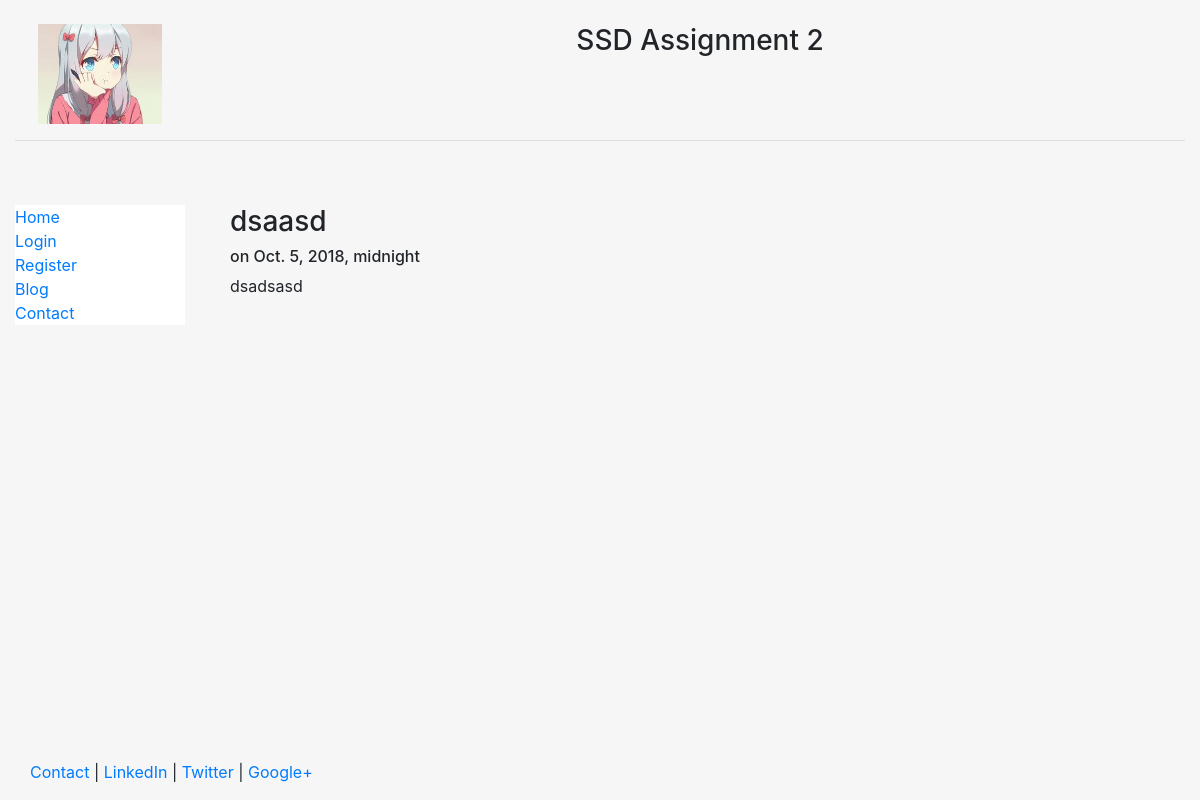
/blog/8, run on the app's committed database.
### blog/models.py (models this page shows, shortened)
class Post(models.Model):
    title = models.CharField(max_length=140)
    body = models.TextField()
    date = models.DateTimeField()

### blog/templates/blog/post.html
{% extends "personal/header.html" %}
{% block content%}
	<h3>{{post.title}}</h3>
	<h6>on {{post.date}} </h6>
	{{post.body|safe|linebreaks}}
{% endblock %}

### personalSite/templates/personal/header.html (style rules this page uses)
html, body { height:100% }

### data on the page
Post: title "dsaasd", date "Oct. 5, 2018, midnight", body "dsadsasd"
